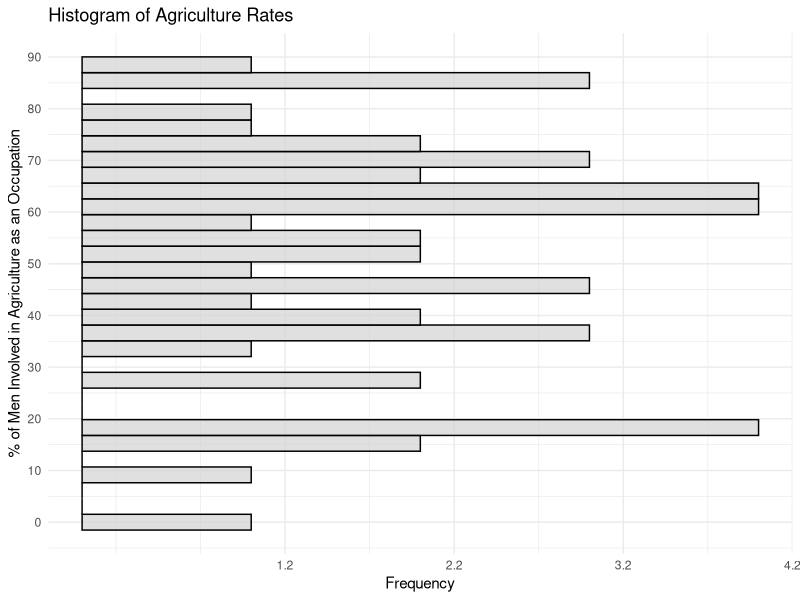
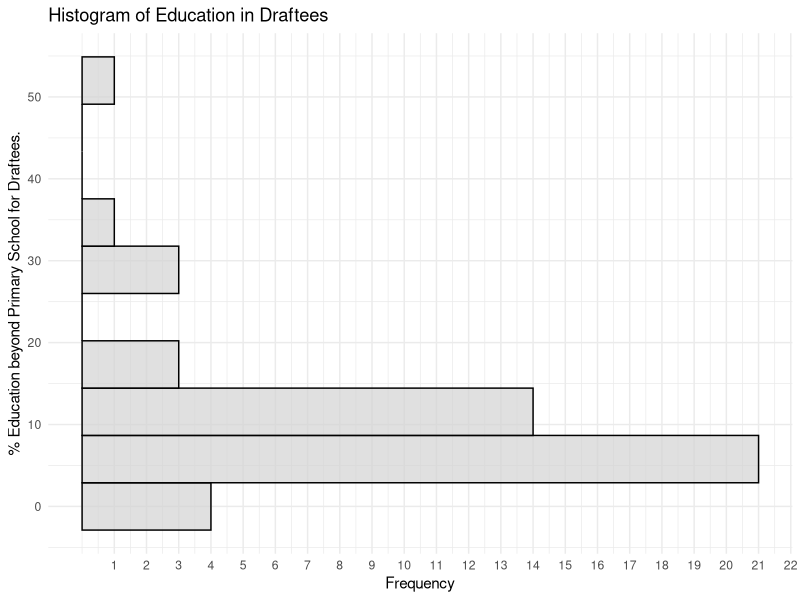
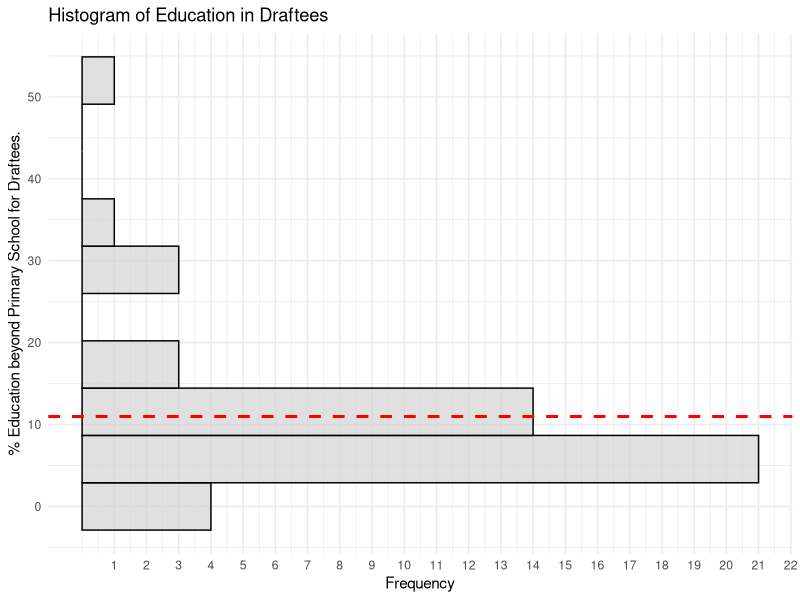
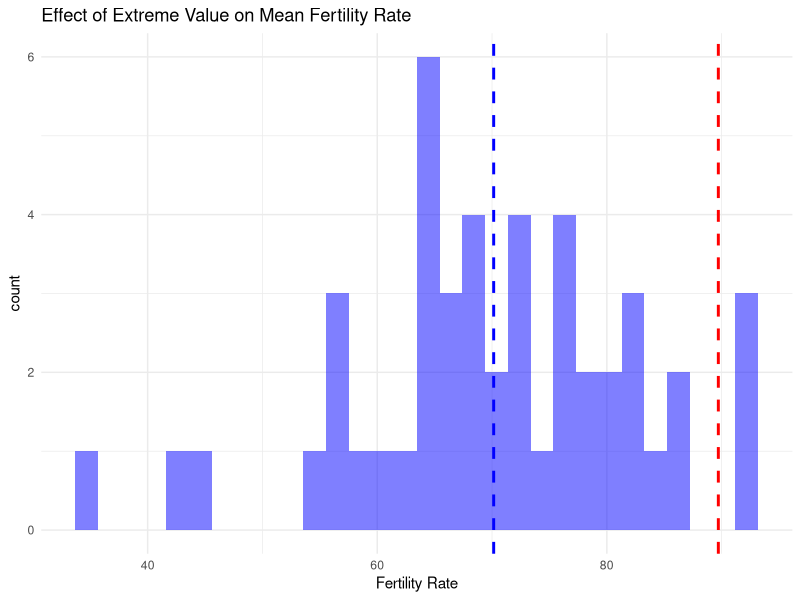
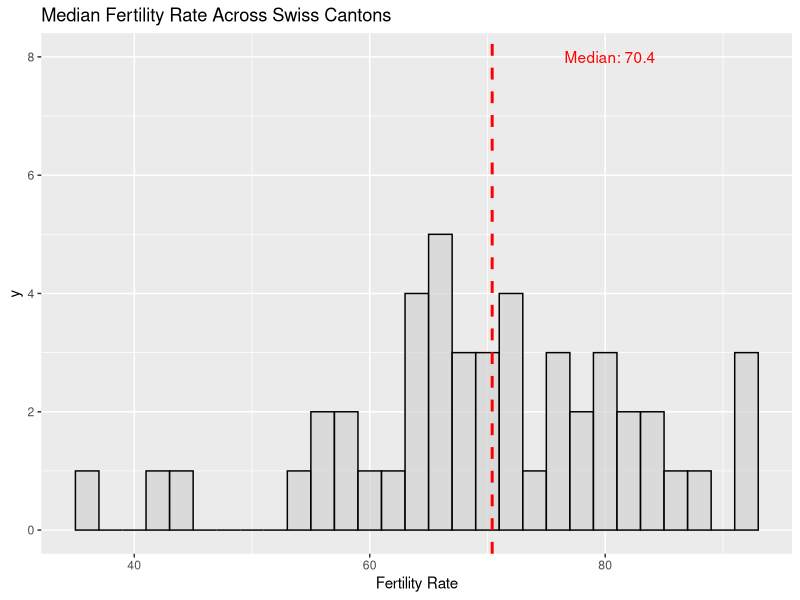
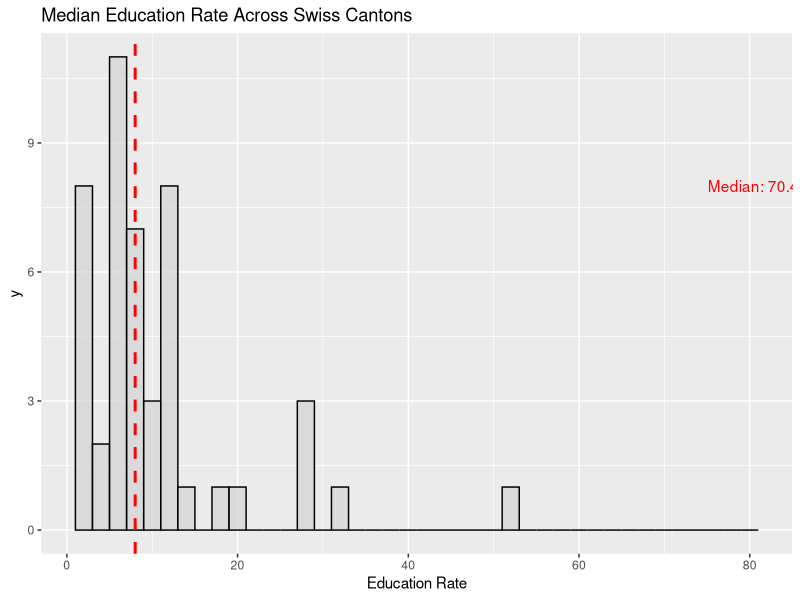
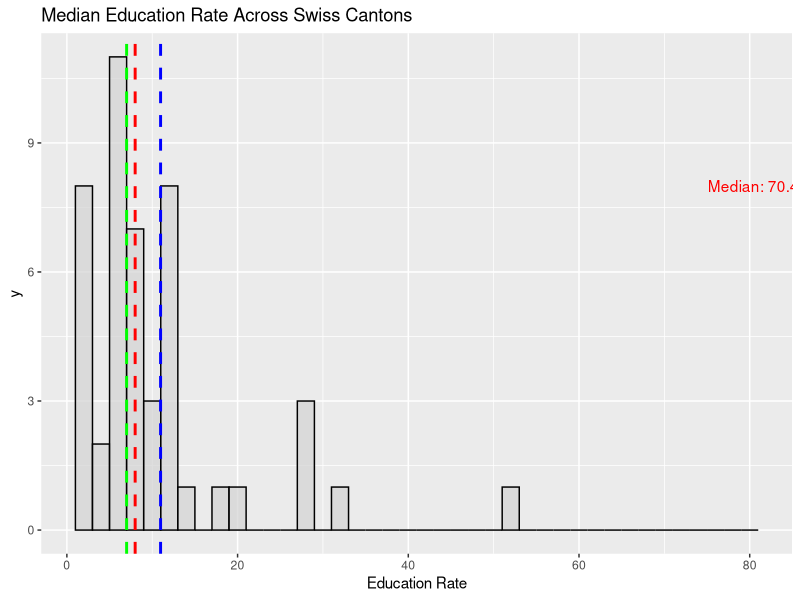

R code for these plots, in order:
## ---- chunk 1
# Importing the packages we'll be using in this module!

# If any of these packages isn't installed run the line - install.packages("ggplot2") -  with the name of the package within the quotation marks
library(ggplot2)
## ---- chunk 2
ggplot(swiss) + 
  geom_histogram(aes(y = Agriculture), 
                 bins = 30, 
                 fill="lightgray", 
                 color="black", 
                 alpha = 0.7) +
  labs(title = "Histogram of Agriculture Rates", 
       x = "Frequency", 
       y = "% of Men Involved in Agriculture as an Occupation") +
  scale_x_continuous(breaks = seq(min(swiss$Agriculture), max(swiss$Agriculture))) +
  scale_y_continuous(n.breaks = 10) +
  theme_minimal()
## ---- chunk 3
ggplot(swiss) + 
  geom_histogram(aes(y = Education), 
                 bins = 10, 
                 fill="lightgray", 
                 color="black", 
                 alpha = 0.7) +
  labs(title = "Histogram of Education in Draftees", 
       x = "Frequency", 
       y = "% Education beyond Primary School for Draftees.") +
  scale_x_continuous(breaks = seq(min(swiss$Education), max(swiss$Education))) +
  scale_y_continuous(n.breaks = 10) +
  theme_minimal()
## ---- chunk 4
mean_education <- mean(swiss$Education)
mean_education
## ---- chunk 5
ggplot(swiss) + 
  geom_histogram(aes(y = Education), 
                 bins = 10, 
                 fill="lightgray", 
                 color="black", 
                 alpha = 0.7) +
  geom_hline(aes(yintercept=mean_education), color="red", linetype="dashed", size=1) +
  labs(title = "Histogram of Education in Draftees", 
       x = "Frequency", 
       y = "% Education beyond Primary School for Draftees.") +
  scale_x_continuous(breaks = seq(min(swiss$Education), max(swiss$Education))) +
  scale_y_continuous(n.breaks = 10) +
  theme_minimal()
## ---- chunk 6
original_mean <- mean(swiss$Fertility)
original_mean
## ---- chunk 7
swiss_with_extreme <- swiss
swiss_with_extreme$Fertility[1] <- 1000
## ---- chunk 8
extreme_mean <- mean(swiss_with_extreme$Fertility)
extreme_mean
## ---- chunk 9
ggplot() +
  geom_histogram(data = swiss, aes(x=Fertility), fill="blue", alpha=0.5, boundary = 0) +
  geom_vline(aes(xintercept=original_mean), color="blue", linetype="dashed", size=1) +
  geom_vline(data = swiss, aes(xintercept=extreme_mean), color="red", linetype="dashed", size=1) +
  labs(title="Effect of Extreme Value on Mean Fertility Rate",
       x="Fertility Rate",
       fill="Dataset") +
  scale_fill_manual(values = c("blue", "red"), labels = c("Original Data")) +
  theme_minimal()
## ---- chunk 10
# Calculating the median
median_fertility <- median(swiss$Fertility)
median_fertility
## ---- chunk 11
# Plotting the data and highlighting the median
ggplot(swiss, aes(x=Fertility)) + 
  geom_histogram(binwidth=2, fill="lightgray", color="black", alpha=0.7) + 
  geom_vline(aes(xintercept=median_fertility), color="red", linetype="dashed", size=1) +
  labs(title="Median Fertility Rate Across Swiss Cantons", x="Fertility Rate") +
  annotate("text", x = median_fertility + 10, y=8, label = paste("Median:", round(median_fertility, 2)), color="red")
## ---- chunk 12
# Calculating the median
median_education <- median(swiss$Education)
median_education
## ---- chunk 13
# Plotting the data and highlighting the median
ggplot(swiss, aes(x = Education)) + 
  geom_histogram(binwidth = 2, fill="lightgray", color="black", alpha=0.7) + 
  geom_vline(aes(xintercept = median_education), color="red", linetype="dashed", size=1) +
  labs(title="Median Education Rate Across Swiss Cantons", x="Education Rate") +
  annotate("text", x = median_fertility + 10, y=8, label = paste("Median:", round(median_fertility, 2)), color="red")
## ---- chunk 14
calculate_mode <- function(x) {
  # Tabulating frequencies of each value in the dataset
  freq_table <- table(x)
  
  # Determining the maximum frequency
  max_freq <- max(freq_table)
  
  # Pinpointing the values (modes) that correspond to the maximum frequency
  modes <- as.numeric(names(freq_table[freq_table == max_freq]))
  
  return(modes)
}

# Applying the function on the 'Education' column from the 'swiss' dataset
modes_education <- calculate_mode(swiss$Education)

modes_education
## ---- chunk 15
ggplot(swiss, aes(x = Education)) + 
  geom_histogram(binwidth = 2, fill="lightgray", color="black", alpha=0.7) + 
  geom_vline(aes(xintercept = mean_education), color="blue", linetype="dashed", size=1) +
  geom_vline(aes(xintercept = median_education), color="red", linetype="dashed", size=1) +
  geom_vline(aes(xintercept = modes_education), color="green", linetype="dashed", size=1) +
  labs(title="Median Education Rate Across Swiss Cantons", x="Education Rate") +
  annotate("text", x = median_fertility + 10, y=8, label = paste("Median:", round(median_fertility, 2)), color="red")
